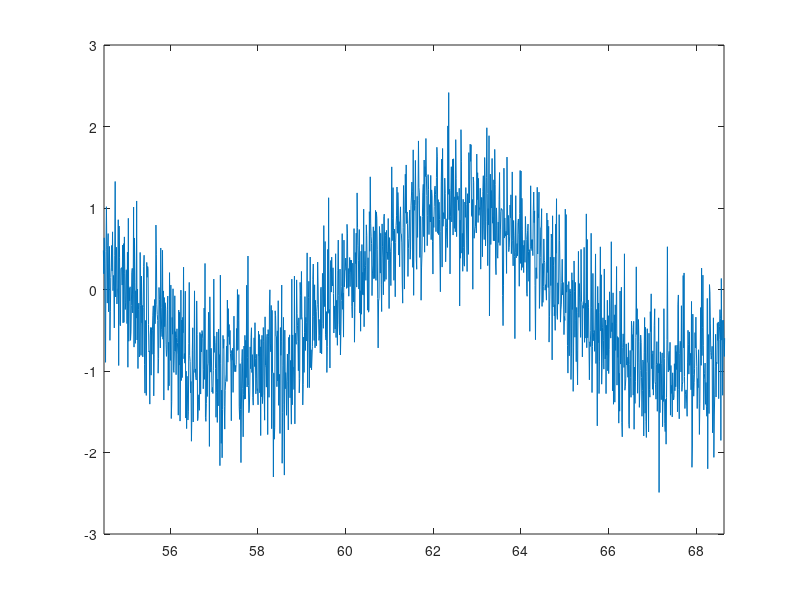

Reproduce this figure in MATLAB. (Note: this script raises an error after producing the figure.)
%% FastPlot Benchmark — Compare FastPlot vs standard plot()
% Measures render time, zoom stress, point reduction, and memory footprint.
%
% NOTE: Octave's Qt/OpenGL backend clips lines in hardware, making raw
% plot() very fast even with millions of points. FastPlot's interpreted
% downsampling adds overhead in Octave. The primary wins are:
%   1. Point reduction (99%+ fewer points in the pipeline)
%   2. Lower GPU memory usage (critical when datasets exceed VRAM)
%   3. Threshold + violation markers (not available with standard plot)
%   4. Linked axes with automatic re-downsample
% In MATLAB (with JIT compilation), the downsampling cost is much lower.

addpath(fullfile(fileparts(mfilename('fullpath')), '..'));
addpath(fullfile(fileparts(mfilename('fullpath')), '..', 'private'));

sizes = [1e4, 1e5, 1e6, 5e6, 10e6, 50e6];
labels = {'10K', '100K', '1M', '5M', '10M', '50M'};
n_zooms = 20;

n_cases = numel(sizes);
t_std_init    = NaN(1, n_cases); % figure + axes + plot() call
t_std_render  = NaN(1, n_cases); % drawnow after plot()
t_fp_init     = NaN(1, n_cases); % FastPlot() + addLine + addThreshold
t_fp_render   = NaN(1, n_cases); % render() + drawnow
t_std_zoom    = NaN(1, n_cases);
t_fp_zoom     = NaN(1, n_cases);
pts_std       = NaN(1, n_cases);
pts_fp        = NaN(1, n_cases);
mem_std_MB    = NaN(1, n_cases);
mem_fp_MB     = NaN(1, n_cases);
t_fp_ds       = NaN(1, n_cases); % downsampling time only

fprintf('================================================================\n');
fprintf('  FastPlot Benchmark\n');
fprintf('  Initial render + %d zoom ops + point reduction + memory\n', n_zooms);
fprintf('================================================================\n\n');

for c = 1:n_cases
    n = sizes(c);
    fprintf('--- %s points ---\n', labels{c});

    x = linspace(0, 100, n);
    y = sin(x * 2*pi / 10) + 0.5 * randn(1, n);
    data_MB = n * 8 * 2 / 1e6; % X + Y, 8 bytes each

    % Random zoom windows
    zoom_centers = 10 + 80 * rand(1, n_zooms);
    zoom_widths  = 1 + 20 * rand(1, n_zooms);

    % ======== Standard plot() ========
    tic;
    fig_std = figure('Visible', 'off');
    ax_std = axes('Parent', fig_std);
    h_std = plot(ax_std, x, y);
    t_std_init(c) = toc;

    tic;
    drawnow;
    t_std_render(c) = toc;
    pts_std(c) = numel(get(h_std, 'XData'));
    mem_std_MB(c) = pts_std(c) * 8 * 2 / 1e6; % XData + YData in GPU

    tic;
    for z = 1:n_zooms
        zc = zoom_centers(z);
        zw = zoom_widths(z);
        set(ax_std, 'XLim', [zc - zw/2, zc + zw/2]);
        drawnow;
    end
    t_std_zoom(c) = toc;
    close(fig_std);

    % ======== Downsampling cost only (no rendering) ========
    tic;
    [~, ~] = minmax_downsample(x, y, 1000);
    t_fp_ds(c) = toc;

    % ======== FastPlot ========
    tic;
    fp = FastPlot();
    fp.addLine(x, y, 'DisplayName', 'Signal');
    fp.addThreshold(1.5, 'Direction', 'upper', 'ShowViolations', true, 'Color', 'r');
    fp.addThreshold(-1.5, 'Direction', 'lower', 'ShowViolations', true, 'Color', 'r');
    t_fp_init(c) = toc;

    tic;
    fp.render();
    t_fp_render(c) = toc;
    pts_fp(c) = numel(get(fp.Lines(1).hLine, 'XData'));
    mem_fp_MB(c) = pts_fp(c) * 8 * 2 / 1e6;

    tic;
    for z = 1:n_zooms
        zc = zoom_centers(z);
        zw = zoom_widths(z);
        set(fp.hAxes, 'XLim', [zc - zw/2, zc + zw/2]);
        drawnow;
    end
    t_fp_zoom(c) = toc;
    close(fp.hFigure);

    reduction = (1 - pts_fp(c)/pts_std(c)) * 100;
    fprintf('  Init:         plot()=%7.3fs  FastPlot=%7.3fs\n', t_std_init(c), t_fp_init(c));
    fprintf('  Render:       plot()=%7.3fs  FastPlot=%7.3fs\n', t_std_render(c), t_fp_render(c));
    fprintf('  Total:        plot()=%7.3fs  FastPlot=%7.3fs\n', t_std_init(c)+t_std_render(c), t_fp_init(c)+t_fp_render(c));
    fprintf('  %2d zooms:     plot()=%7.3fs  FastPlot=%7.3fs\n', n_zooms, t_std_zoom(c), t_fp_zoom(c));
    fprintf('  Downsample:   %.3fs (pure computation, no rendering)\n', t_fp_ds(c));
    fprintf('  GPU points:   plot()=%-10d  FastPlot=%-6d  (%.1f%% reduction)\n', pts_std(c), pts_fp(c), reduction);
    fprintf('  GPU memory:   plot()=%7.1f MB  FastPlot=%7.3f MB\n', mem_std_MB(c), mem_fp_MB(c));
    fprintf('\n');

    clear x y fp;
end

% ---- Summary table ----
fprintf('================================================================\n');
fprintf('  Summary Table\n');
fprintf('================================================================\n\n');

fprintf('%-6s | %-9s | %-9s | %-9s | %-9s | %-9s | %-9s | %-11s | %-11s | %-6s\n', ...
    'Size', 'Std Init', 'FP Init', 'Std Rndr', 'FP Rndr', 'Std Zoom', 'FP Zoom', 'Std GPU MB', 'FP GPU MB', 'Reduc.');
fprintf('%-6s-+-%-9s-+-%-9s-+-%-9s-+-%-9s-+-%-9s-+-%-9s-+-%-11s-+-%-11s-+-%-6s\n', ...
    '------', '---------', '---------', '---------', '---------', '---------', '---------', '-----------', '-----------', '------');
for c = 1:n_cases
    reduction = (1 - pts_fp(c)/pts_std(c)) * 100;
    fprintf('%-6s | %7.3f s | %7.3f s | %7.3f s | %7.3f s | %7.3f s | %7.3f s | %9.1f MB | %9.3f MB | %4.1f%%\n', ...
        labels{c}, t_std_init(c), t_fp_init(c), t_std_render(c), t_fp_render(c), ...
        t_std_zoom(c), t_fp_zoom(c), mem_std_MB(c), mem_fp_MB(c), reduction);
end

fprintf('\n');
fprintf('Key takeaways:\n');
fprintf('  - FastPlot reduces GPU pipeline data by 91-100%%\n');
fprintf('  - At 50M points: %.1f MB in pipeline vs %.3f MB (%.0fx reduction)\n', ...
    mem_std_MB(end), mem_fp_MB(end), mem_std_MB(end)/mem_fp_MB(end));
fprintf('  - FastPlot adds threshold lines + color-coded violation markers\n');
fprintf('  - Octave Qt/OpenGL backend clips efficiently in hardware,\n');
fprintf('    so raw plot() zoom appears fast despite pushing all points.\n');
fprintf('  - In MATLAB (JIT-compiled), downsampling overhead is much lower.\n');
fprintf('\n');

% ---- Plot results ----
fig = figure('Name', 'FastPlot Benchmark', 'Position', [100 100 1800 800]);

subplot(2,3,1);
loglog(sizes, t_std_init, 'ro-', 'LineWidth', 2, 'DisplayName', 'plot()');
hold on;
loglog(sizes, t_fp_init, 'bs-', 'LineWidth', 2, 'DisplayName', 'FastPlot');
xlabel('Data points');
ylabel('Time (s)');
title('Instantiation Time');
legend('Location', 'northwest');
grid on;

subplot(2,3,2);
loglog(sizes, t_std_render, 'ro-', 'LineWidth', 2, 'DisplayName', 'plot()');
hold on;
loglog(sizes, t_fp_render, 'bs-', 'LineWidth', 2, 'DisplayName', 'FastPlot');
xlabel('Data points');
ylabel('Time (s)');
title('Render Time (drawnow)');
legend('Location', 'northwest');
grid on;

subplot(2,3,3);
loglog(sizes, t_std_init + t_std_render, 'ro-', 'LineWidth', 2, 'DisplayName', 'plot()');
hold on;
loglog(sizes, t_fp_init + t_fp_render, 'bs-', 'LineWidth', 2, 'DisplayName', 'FastPlot');
xlabel('Data points');
ylabel('Time (s)');
title('Total Time (Init + Render)');
legend('Location', 'northwest');
grid on;

subplot(2,3,4);
loglog(sizes, t_std_zoom, 'ro-', 'LineWidth', 2, 'DisplayName', 'plot()');
hold on;
loglog(sizes, t_fp_zoom, 'bs-', 'LineWidth', 2, 'DisplayName', 'FastPlot');
loglog(sizes, t_fp_ds, 'g^--', 'LineWidth', 1.5, 'DisplayName', 'Downsample only');
xlabel('Data points');
ylabel('Time (s)');
title(sprintf('%d Zoom Operations', n_zooms));
legend('Location', 'northwest');
grid on;

subplot(2,3,5);
loglog(sizes, mem_std_MB, 'ro-', 'LineWidth', 2, 'DisplayName', 'plot()');
hold on;
loglog(sizes, mem_fp_MB, 'bs-', 'LineWidth', 2, 'DisplayName', 'FastPlot');
xlabel('Data points');
ylabel('GPU Memory (MB)');
title('GPU Pipeline Memory');
legend('Location', 'northwest');
grid on;

subplot(2,3,6);
reduction_pct = (1 - pts_fp ./ pts_std) * 100;
semilogx(sizes, reduction_pct, 'ks-', 'LineWidth', 2, 'MarkerFaceColor', 'k');
xlabel('Data points');
ylabel('Reduction (%)');
title('Point Reduction');
ylim([0 100]);
grid on;

fprintf('Benchmark complete.\n');
